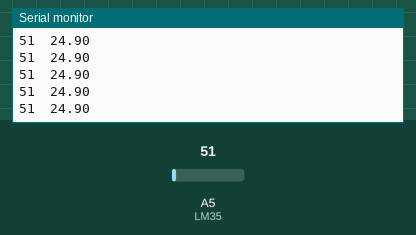
A sketch run on a simulated Arduino Uno, built with avr-gcc and run on an emulated ATmega328P. Parts: the last lines printed to the serial monitor. Inputs (shaded band) come from the test bench; at power-on: A5 (LM35) = 51.

Above: at 1.2 s.
1.3 s: A5 (LM35) set to 61
At 1.31 s:
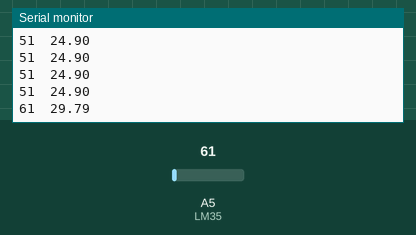
2.8 s: A5 (LM35) set to 71
At 2.82 s:
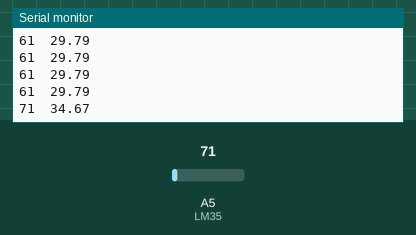
Timing chart, 0 to 5.8 s (numbered marks = the images above; inputs shaded):
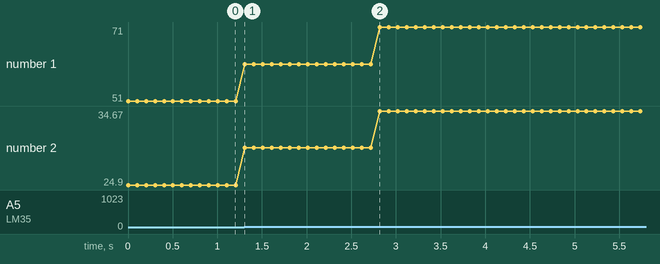

Measured:
- after the input at 1.3 s, the serial monitor: prints a new line at once (image 1)
- after the input at 2.8 s, the serial monitor: prints a new line at once (image 2)
- plotted number 1: 51 → 61 after the input at 1.3 s, 61 → 71 after the input at 2.8 s
- plotted number 2: 24.9 → 29.79 after the input at 1.3 s, 29.79 → 34.67 after the input at 2.8 s

The sketch:

LM35.ino
```cpp
float temp;
int reading;
#define LM35 A5
void setup() {
  // put your setup code here, to run once:
  Serial.begin(9600);
}

void loop() {
  // put your main code here, to run repeatedly:
  reading = analogRead(LM35);
  temp = 0.0 + 100.0*(5.0/1024.0)*(float)reading;
  Serial.print(reading);
  Serial.print('\t');
  Serial.println(temp);
  delay(100);
}
```
